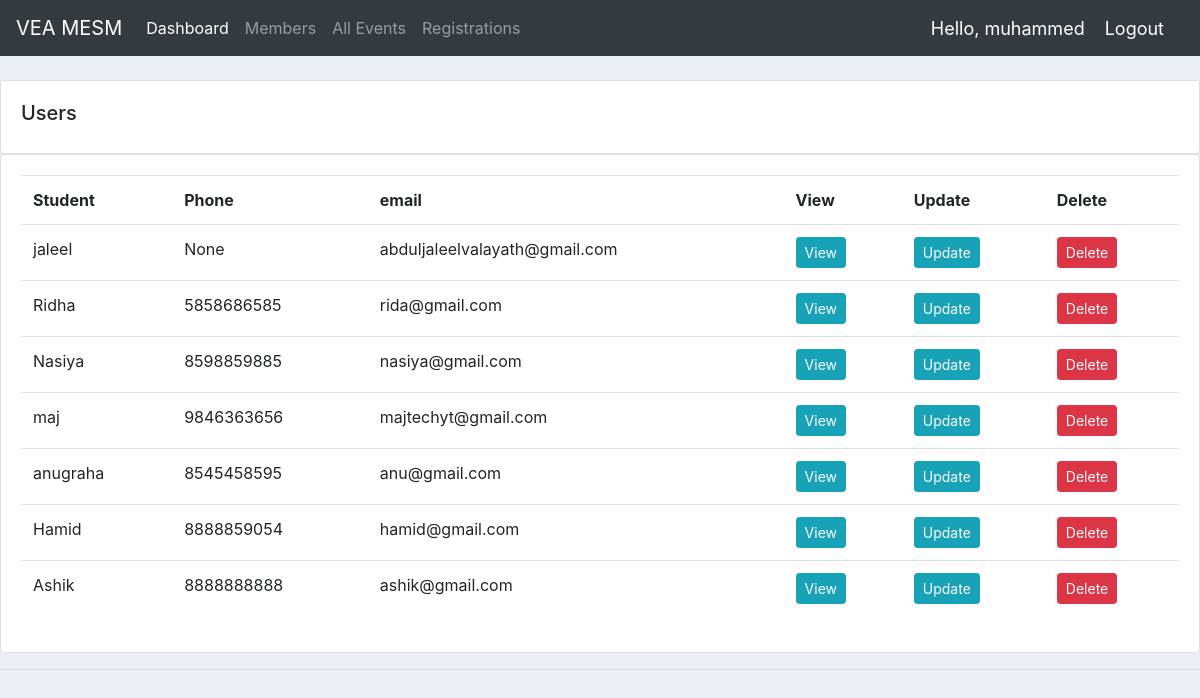
Screenshot of /participants/ (signed in) with the database file from the repository.
### accounts/models.py (models this page shows, shortened)
class Participant(models.Model):
    user = models.OneToOneField(User, null=True, on_delete=models.CASCADE)
    name = models.CharField(max_length=200, null=True)
    phone = models.CharField(max_length=200, null=True)
    email = models.CharField(max_length=200, null=True)
    date_created = models.DateTimeField(auto_now_add=True, null=True)

### accounts/decorators.py (the view)
        def wrapper_func(request, *args, **kwargs):
            group = None
            if request.user.groups.exists():
                group = request.user.groups.all()[0].name
            if group in allowed_roles:
                return view_func(request, *args, **kwargs)
            else:
                return HttpResponse('You are not authorized to view this page')

### accounts/views.py (called while the page is built)
@login_required(login_url='login')
@allowed_users(allowed_roles=['admin'])
def participant(request):
    participant = Participant.objects.all().order_by('-id')
    return render(request, 'accounts/profile2.html', {'participant': participant})

### accounts/templates/accounts/profile2.html (shortened to what this page needs)
{% extends 'accounts/main.html' %}
{% block content %}
    		<br>
		<div class="row">
			<div class="col-md">
				<div class="card card-body">
					<h5>Users</h5>
				</div>
				<div class="card card-body">
					<table class="table">
						<tr>
					<th>Student</th>
					<th>Phone</th>
					<th>email</th>
					<th>View</th>
					<th>Update</th>
					<th>Delete</th>
						</tr>
				{% for participant in participant %}
				<tr>
					<td>{{participant.name}}</td>
					<td>{{participant.phone}}</td>
					<td>{{participant.email}}</td>
					<td><a class="btn btn-sm btn-info" href="{% url 'participant' participant.id %}">View</a></td>
					<td><a class="btn btn-sm btn-info" href="{% url 'update_participant' participant.id %}">Update</a> </td>
					<td><a class="btn btn-sm btn-danger" href="{% url 'delete_participant' participant.id %}">Delete</a> </td>
				</tr>
				{% endfor %}
					</table>
				</div>
			</div>
		</div>
{% endblock %}

### accounts/templates/accounts/navbar.html (shortened to what this page needs)
{% load static %}
<nav class="navbar navbar-expand-lg navbar-dark bg-dark">
  <a class="navbar-brand" href="{% url 'home' %}">VEA MESM</a>
  <div class="collapse navbar-collapse" id="navbarNav">
    <ul class="navbar-nav">
      {% if request.user.is_staff %}
      <li class="nav-item active">
        <a class="nav-link" href="{% url 'home' %}">Dashboard</a>
      </li>
      <li class="nav-item">
        <a class="nav-link" href="{% url 'participants' %}">Members</a>
      </li>
      <li class="nav-item">
        <a class="nav-link" href="{% url 'events' %}">All Events</a>
      </li>
      <li class="nav-item">
        <a class="nav-link" href="{% url 'event_member' %}">Registrations</a>
      </li>
      {% endif %}
    </ul>
  </div>
  <span class="hello-msg">Hello, {{request.user}}</span>
  <span ><a  class="hello-msg" href="{% url 'logout' %}">Logout</a></span>
</nav>

### static/css/main.css (style rules this page uses)
body { background-color: #ebeff5; }

### accounts/templates/accounts/navbar.html (style rules this page uses)
.hello-msg { font-size: 18px; color: #fff; margin-right: 20px; }

### rows the page displays
Participant: name "jaleel", phone "None", email "abduljaleelvalayath@gmail.com"
Participant: name "Ridha", phone "5858686585", email "rida@gmail.com"
Participant: name "Nasiya", phone "8598859885", email "nasiya@gmail.com"
Participant: name "maj", phone "9846363656", email "majtechyt@gmail.com"
Participant: name "anugraha", phone "8545458595", email "anu@gmail.com"
Participant: name "Hamid", phone "8888859054", email "hamid@gmail.com"
Participant: name "Ashik", phone "8888888888", email "ashik@gmail.com"

### other values shown
{{ request.user }} "muhammed"
